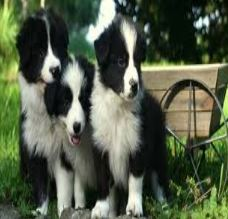
#> input picture cxr8/gradcam_plus_plus/images/collies.JPG, 228 x 219 px, found by its file name; its folder holds 4 pictures in this run
$ python resize_image.py   (older library calls are emulated)
#> lines starting #> are read from the running program, lines starting #| are printed output that depends on the picture
#!/usr/bin/python
from PIL import Image
import os, sys
from tqdm import tqdm

path = "./dataset/images/"
save_path = "./dataset/images_resized/"
dirs = os.listdir(path)
dirs_resized = os.listdir(save_path)

for item in tqdm(dirs):
    if os.path.isfile(path + item) :
        im = Image.open(path + item).convert("RGB")
#> im is the input picture: PIL image 228x219 RGB; mean R, G, B 83.7, 93.6, 71.7
        f, e = os.path.splitext(save_path + item)
        imResize = im.resize((256, 256), Image.ANTIALIAS)
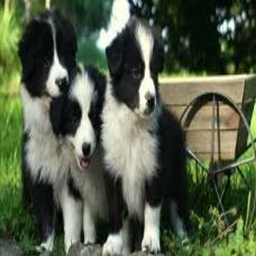
#> imResize: PIL image 256x256 RGB; mean R, G, B 83.7, 93.6, 71.7
        imResize.save(f + '.png', 'png', quality=100)
#> pass 2 of the loop `for item in tqdm(dirs):`:
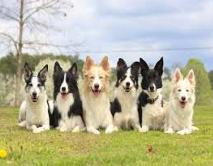
#> input picture cxr8/gradcam_plus_plus/images/multiple_dogs.jpg, 213 x 166 px, found by its file name
#> im is the input picture: PIL image 213x166 RGB; mean R, G, B 183.7, 182.2, 154.3
#> `imResize = im.resize((256, 256), Image.ANTIALIAS)`:
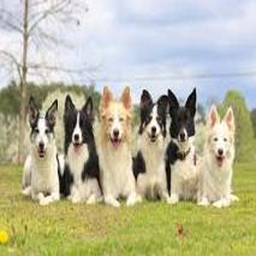
#> imResize: PIL image 256x256 RGB; mean R, G, B 183.7, 182.2, 154.3
#> pass 3 of the loop `for item in tqdm(dirs):`:
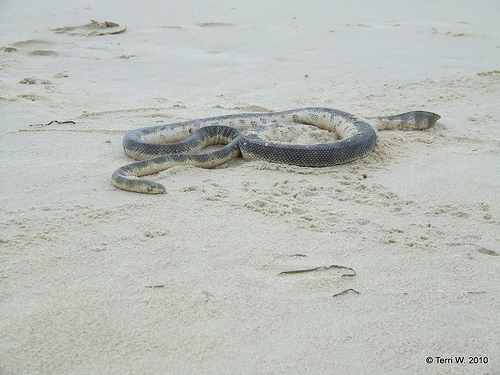
#> input picture cxr8/gradcam_plus_plus/images/snake.JPEG, 500 x 375 px, found by its file name
#> im is the input picture: PIL image 500x375 RGB; mean R, G, B 186.9, 191, 185.9
#> `imResize = im.resize((256, 256), Image.ANTIALIAS)`:
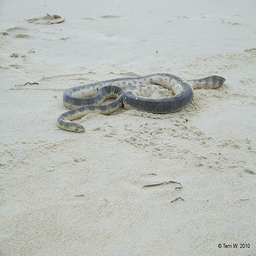
#> imResize: PIL image 256x256 RGB; mean R, G, B 186.9, 191, 185.9
#> the loop made 4 passes; the first 3 are shown
